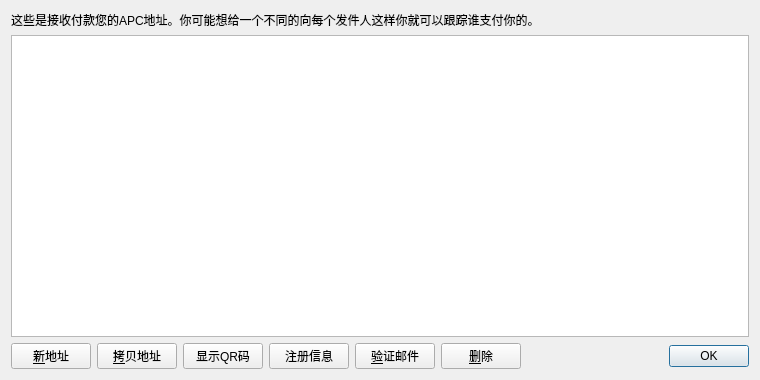
<?xml version="1.0" encoding="UTF-8"?>
<ui version="4.0">
 <class>AddressBookPage</class>
 <widget class="QWidget" name="AddressBookPage">
  <property name="geometry">
   <rect>
    <x>0</x>
    <y>0</y>
    <width>760</width>
    <height>380</height>
   </rect>
  </property>
  <property name="windowTitle">
   <string>通讯录</string>
  </property>
  <layout class="QVBoxLayout" name="verticalLayout">
   <item>
    <widget class="QLabel" name="labelExplanation">
     <property name="text">
      <string>这些是接收付款您的APC地址。你可能想给一个不同的向每个发件人这样你就可以跟踪谁支付你的。</string>
     </property>
     <property name="textFormat">
      <enum>Qt::PlainText</enum>
     </property>
     <property name="wordWrap">
      <bool>true</bool>
     </property>
    </widget>
   </item>
   <item>
    <widget class="QTableView" name="tableView">
     <property name="contextMenuPolicy">
      <enum>Qt::CustomContextMenu</enum>
     </property>
     <property name="toolTip">
      <string>双击编辑地址或标号</string>
     </property>
     <property name="tabKeyNavigation">
      <bool>false</bool>
     </property>
     <property name="alternatingRowColors">
      <bool>true</bool>
     </property>
     <property name="selectionMode">
      <enum>QAbstractItemView::SingleSelection</enum>
     </property>
     <property name="selectionBehavior">
      <enum>QAbstractItemView::SelectRows</enum>
     </property>
     <property name="sortingEnabled">
      <bool>true</bool>
     </property>
     <attribute name="verticalHeaderVisible">
      <bool>false</bool>
     </attribute>
    </widget>
   </item>
   <item>
    <layout class="QHBoxLayout" name="horizontalLayout">
     <item>
      <widget class="QPushButton" name="newAddressButton">
       <property name="toolTip">
        <string>创建一个新的地址</string>
       </property>
       <property name="text">
        <string>&amp;新地址</string>
       </property>
       <property name="icon">
        <iconset resource="../bitcoin.qrc">
         <normaloff>:/icons/add</normaloff>:/icons/add</iconset>
       </property>
      </widget>
     </item>
     <item>
      <widget class="QPushButton" name="copyToClipboard">
       <property name="toolTip">
        <string>当前选定的地址复制到系统剪贴板</string>
       </property>
       <property name="text">
        <string>&amp;拷贝地址</string>
       </property>
       <property name="icon">
        <iconset resource="../bitcoin.qrc">
         <normaloff>:/icons/editcopy</normaloff>:/icons/editcopy</iconset>
       </property>
      </widget>
     </item>
     <item>
      <widget class="QPushButton" name="showQRCode">
       <property name="text">
        <string>显示QR码</string>
       </property>
       <property name="icon">
        <iconset resource="../bitcoin.qrc">
         <normaloff>:/icons/qrcode</normaloff>:/icons/qrcode</iconset>
       </property>
      </widget>
     </item>
     <item>
      <widget class="QPushButton" name="signMessage">
       <property name="toolTip">
        <string>注册一个消息，证明你拥有一个Applecoin地址</string>
       </property>
       <property name="text">
        <string>注册信息</string>
       </property>
       <property name="icon">
        <iconset resource="../bitcoin.qrc">
         <normaloff>:/icons/edit</normaloff>:/icons/edit</iconset>
       </property>
      </widget>
     </item>
     <item>
      <widget class="QPushButton" name="verifyMessage">
       <property name="toolTip">
        <string>验证信息，以确保它与一个指定地址的APC签订</string>
       </property>
       <property name="text">
        <string>&amp;验证邮件</string>
       </property>
       <property name="icon">
        <iconset resource="../bitcoin.qrc">
         <normaloff>:/icons/transaction_0</normaloff>:/icons/transaction_0</iconset>
       </property>
      </widget>
     </item>
     <item>
      <widget class="QPushButton" name="deleteButton">
       <property name="toolTip">
        <string>从列表中删除当前选定的地址</string>
       </property>
       <property name="text">
        <string>&amp;删除</string>
       </property>
       <property name="icon">
        <iconset resource="../bitcoin.qrc">
         <normaloff>:/icons/remove</normaloff>:/icons/remove</iconset>
       </property>
      </widget>
     </item>
     <item>
      <spacer name="horizontalSpacer">
       <property name="orientation">
        <enum>Qt::Horizontal</enum>
       </property>
       <property name="sizeHint" stdset="0">
        <size>
         <width>40</width>
         <height>20</height>
        </size>
       </property>
      </spacer>
     </item>
     <item>
      <widget class="QDialogButtonBox" name="buttonBox">
       <property name="sizePolicy">
        <sizepolicy hsizetype="Maximum" vsizetype="Fixed">
         <horstretch>0</horstretch>
         <verstretch>0</verstretch>
        </sizepolicy>
       </property>
       <property name="standardButtons">
        <set>QDialogButtonBox::Ok</set>
       </property>
      </widget>
     </item>
    </layout>
   </item>
  </layout>
 </widget>
 <resources>
  <include location="../bitcoin.qrc"/>
 </resources>
 <connections/>
</ui>
